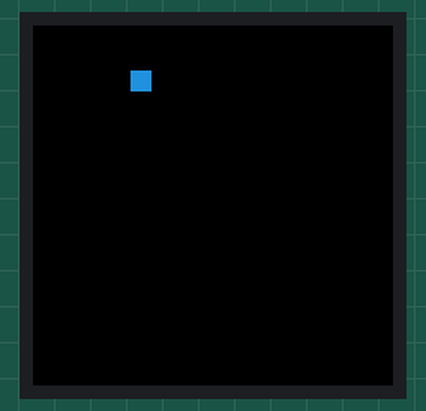
The program below on a simulated MicroPython board. Parts: 240×240 colour display. Random numbers come from a fixed seed; library files of the repository ran but are not shown: st7789.py.

Above: at 1.1 s.
At 14.2 s:
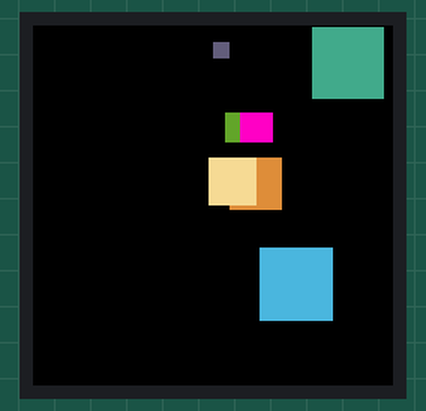
At 15.7 s:
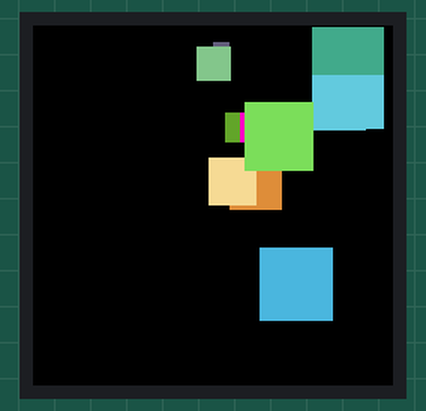
At 28.9 s:
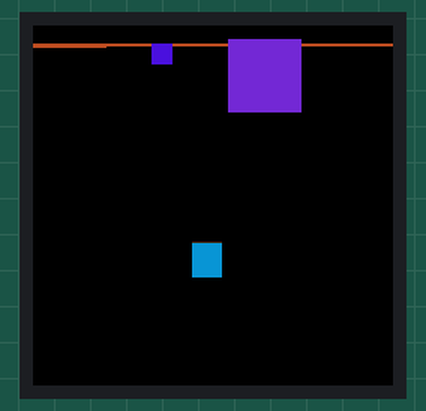
At 30.9 s:
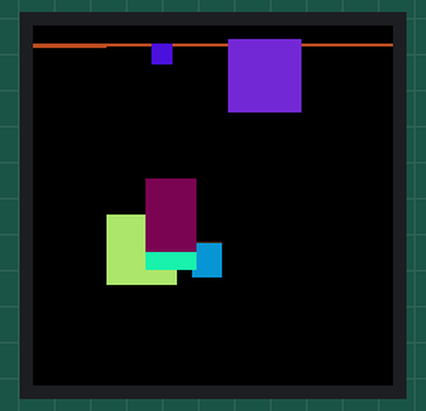
At 39.5 s:
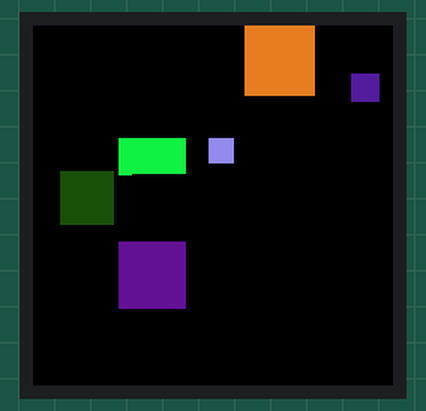

Measured:
- what the display in image 0 shows lasts 0.5 s, from 1.0 s to 1.5 s

The program:

random_squares_example.py
```python
import math
import st7789 as st7789
import framebuf
from machine import Pin, SPI
import random
import time

screen_width = 240
screen_height = 240
max_sqsz = 50
min_sqsz = 10

screen_width = 240
screen_height = 240
screen_rotation = 3

spi = SPI(1,
          baudrate=31250000,
          polarity=1,
          phase=1,
          bits=8,
          firstbit=SPI.MSB,
          sck=Pin(4),
          mosi=Pin(5))

display = st7789.ST7789(
    spi,
    screen_width,
    screen_height,
    reset=Pin(9, Pin.OUT),
    #cs=Pin(9, Pin.OUT),
    dc=Pin(8, Pin.OUT),
    backlight=Pin(7, Pin.OUT),
    rotation=screen_rotation)

while True:
    display.fill(0)
    for i in range(10):
        color =  st7789.color565(
                    random.getrandbits(8),
                    random.getrandbits(8),
                    random.getrandbits(8),
                )

        sqsz = random.randint(min_sqsz, max_sqsz)
        px = random.randint(0, screen_width-1)
        py = random.randint(0, screen_height-1)
        #print(px,py,sqsz,sqsz,color)
        # For some reason same squares abort printing
        # Resulting in retangles
        # SPI failure?
        display.fill_rect(px,py,sqsz,sqsz,color)
        time.sleep(0.5)
```
